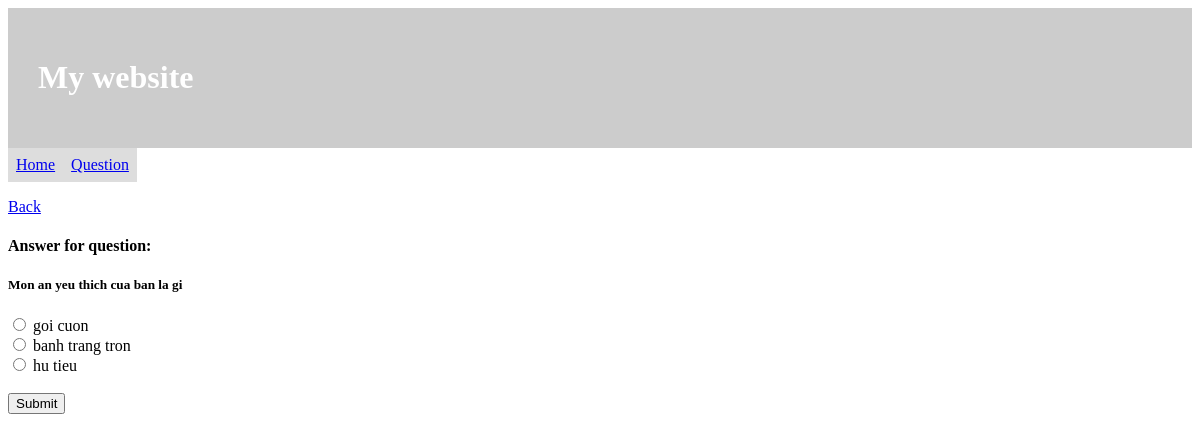
/polls/questions/2, run on the app's committed database.
### polls/models.py (models this page shows)
class Question(models.Model):
    question_text = models.CharField(max_length=200)
    time_public = models.DateTimeField()

class Choice(models.Model):
    question = models.ForeignKey(Question, on_delete=models.CASCADE)
    choice_text = models.CharField(max_length=100)
    vote = models.IntegerField(default=0)

### polls/views.py (the view)
# urls.py: path('questions/<int:question_id>', views.answerForQuestion, name="answer_question"),
def answerForQuestion(req, question_id):
    question = Question.objects.get(pk=question_id)
    choice_list = question.choice_set.all()
    return render(req, "polls/answer_question.html", {"question": question, "choices": choice_list})

### polls/templates/polls/answer_question.html (shortened to what this page needs)
{% extends 'polls/base.html' %}
{% block my-content %}
    <p><a href="{% url 'polls_route:questions' %}">Back</a></p>
    <h4>Answer for question:</h4>
    <h5>{{question.question_text}}</h5>
    {% if choices %}
        <form method="post" action="{% url 'polls_route:save_answer' %}">
            {% for choice in choices %}
                <input type="radio" id="choice_input{{choice.id}}" name="choice_input" value="{{choice.id}}">
                <label for="choice_input{{choice.id}}">{{choice.choice_text}}</label><br>
            {% endfor %}
            <br><input type="submit" value="Submit">
        </form>
    {% else %}
        <h3 style="color:red;">Don't have any choices</h3>
    {% endif %}
{% endblock %}

### data on the page
Question: question_text "Mon an yeu thich cua ban la gi"
Choice: choice_text "goi cuon"
Choice: choice_text "banh trang tron"
Choice: choice_text "hu tieu"
